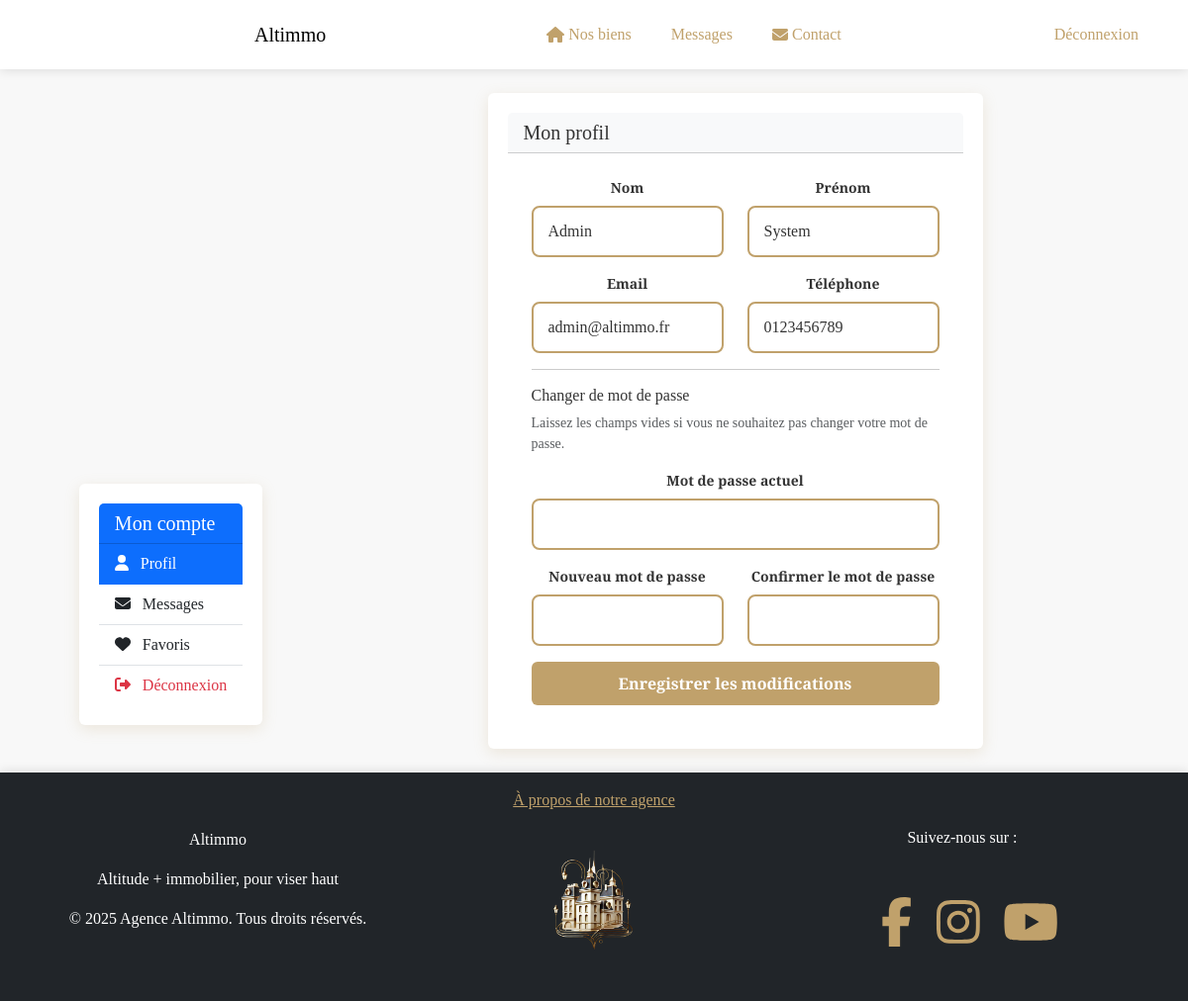
Page /profile.php (signed in) on the committed database.
### tables this page shows
CREATE TABLE IF NOT EXISTS utilisateurs (
    id_utilisateur INT AUTO_INCREMENT PRIMARY KEY,
    nom VARCHAR(50) NOT NULL,
    prenom VARCHAR(50) NOT NULL,
    email VARCHAR(100) NOT NULL UNIQUE,
    mot_de_passe VARCHAR(255) NOT NULL,
    telephone VARCHAR(15),
    date_inscription DATETIME DEFAULT CURRENT_TIMESTAMP,
    niveau_acces INT DEFAULT 1  
);

### profile.php (the view, shortened to what this page needs)
<?php
include 'includes/header.php';
$id_utilisateur = $_SESSION['id_utilisateur'];
$req = $bdd->prepare("SELECT * FROM utilisateurs WHERE id_utilisateur = ?");
$req->execute([$id_utilisateur]);
$utilisateur = $req->fetch(PDO::FETCH_ASSOC);
?>
<div class="container mt-4">
    <div class="row">
        <div class="col-md-3">
            <div class="card mb-4">
                <div class="card-header bg-primary text-white">
                    <h5 class="mb-0">Mon compte</h5>
                </div>
                <div class="list-group list-group-flush">
                    <a href="#profil" class="list-group-item list-group-item-action active" data-bs-toggle="tab">
                        <i class="fas fa-user me-2"></i> Profil
                    </a>
                    <a href="messages.php" class="list-group-item list-group-item-action">
                        <i class="fas fa-envelope me-2"></i> Messages
                    </a>
                    <a href="#favoris" class="list-group-item list-group-item-action" data-bs-toggle="tab">
                        <i class="fas fa-heart me-2"></i> Favoris
                    </a>
                    <a href="logout.php" class="list-group-item list-group-item-action text-danger">
                        <i class="fas fa-sign-out-alt me-2"></i> Déconnexion
                    </a>
                </div>
            </div>
        </div>
        <div class="col-md-9">
            <div class="tab-content">
                <div class="tab-pane fade show active" id="profil">
                    <div class="card">
                        <div class="card-header bg-light">
                            <h5 class="mb-0">Mon profil</h5>
                        </div>
                        <div class="card-body">
                            <form method="post" action="">
                                <div class="row mb-3">
                                    <div class="col-md-6">
                                        <label for="nom" class="form-label">Nom</label>
                                        <input type="text" class="form-control" id="nom" name="nom" value="<?= htmlspecialchars($utilisateur['nom']) ?>" required>
                                    </div>
                                    <div class="col-md-6">
                                        <label for="prenom" class="form-label">Prénom</label>
                                        <input type="text" class="form-control" id="prenom" name="prenom" value="<?= htmlspecialchars($utilisateur['prenom']) ?>" required>
                                    </div>
                                </div>
                                <div class="row mb-3">
                                    <div class="col-md-6">
                                        <label for="email" class="form-label">Email</label>
                                        <input type="email" class="form-control" id="email" name="email" value="<?= htmlspecialchars($utilisateur['email']) ?>" required>
                                    </div>
                                    <div class="col-md-6">
                                        <label for="telephone" class="form-label">Téléphone</label>
                                        <input type="tel" class="form-control" id="telephone" name="telephone" value="<?= htmlspecialchars($utilisateur['telephone']) ?>">
                                    </div>
                                </div>
                                <hr>
                                <h6>Changer de mot de passe</h6>
                                <p class="text-muted small">Laissez les champs vides si vous ne souhaitez pas changer votre mot de passe.</p>
                                <div class="mb-3">
                                    <label for="mot_de_passe_actuel" class="form-label">Mot de passe actuel</label>
                                    <input type="password" class="form-control" id="mot_de_passe_actuel" name="mot_de_passe_actuel">
                                </div>
                                <div class="row mb-3">
                                    <div class="col-md-6">
                                        <label for="nouveau_mot_de_passe" class="form-label">Nouveau mot de passe</label>
                                        <input type="password" class="form-control" id="nouveau_mot_de_passe" name="nouveau_mot_de_passe">
                                    </div>
                                    <div class="col-md-6">
                                        <label for="confirmer_mot_de_passe" class="form-label">Confirmer le mot de passe</label>
                                        <input type="password" class="form-control" id="confirmer_mot_de_passe" name="confirmer_mot_de_passe">
                                    </div>
                                </div>
                                <div class="d-grid gap-2">
                                    <button type="submit" name="modifier_profil" class="btn btn-primary">Enregistrer les modifications</button>
                                </div>
                            </form>
                        </div>
                    </div>
                </div>
            </div>
        </div>
    </div>
</div>
<?php include 'includes/footer.php'; ?>

### styles.css (style rules this page uses)
body { font-family: 'Playfair Display', serif; background-color: #f8f8f8; color: #333; padding-top: 70px; }
p, a, span { font-family: 'Lora', serif; }
.btn-primary { background-color: #c0a16b; border: none; color: white; font-weight: bold; padding: 10px 20px; transition: background-color 0.3s; }
.card { height: 100%; display: flex; flex-direction: column; border: none; background-color: #ffffff; color: #333; box-shadow: 0px 4px 15px rgba(192, 161, 107, 0.2); transition: transform 0.3s, box-shadow 0.3s; }
.card-body { flex-grow: 1; display: flex; flex-direction: column; justify-content: space-between; }
.row { display: flex; flex-wrap: wrap; }
input[type="text"], input[type="email"], input[type="password"], input[type="tel"], input[type="search"], textarea { width: 100%; padding: 12px 15px; border: 2px solid #c0a16b; border-radius: 8px; font-size: 16px; font-family: 'Playfair Display', serif; background-color: #fff; color: #333; transition: all 0.3s ease-in-out; outline: none; }
input::placeholder, textarea::placeholder { color: #c0a16b; font-style: italic; opacity: 0.8; }
input[type="submit"], button { background-color: #c0a16b; color: white; font-size: 16px; font-weight: bold; padding: 12px 20px; border-radius: 8px; border: none; cursor: pointer; transition: all 0.3s ease-in-out; }
input, textarea, select { font-family: 'Cormorant Garamond', serif !important; border: 2px solid #c0a16b !important; border-radius: 8px !important; background-color: #fff !important; color: #333 !important; padding: 12px 15px !important; font-size: 16px !important; }
.form-label { font-size: 14px; font-weight: bold; display: block; text-align: center; }
.row .col-md-3, .row .col-md-4 { display: flex; flex-direction: column; align-items: center; }
.card { max-width: 500px; height: auto; padding: 20px; margin: auto; }
.card-body { padding: 1.5rem; }

### rows in the picture
utilisateurs: nom "Admin", prenom "System", email "admin@altimmo.fr", telephone "0123456789"
